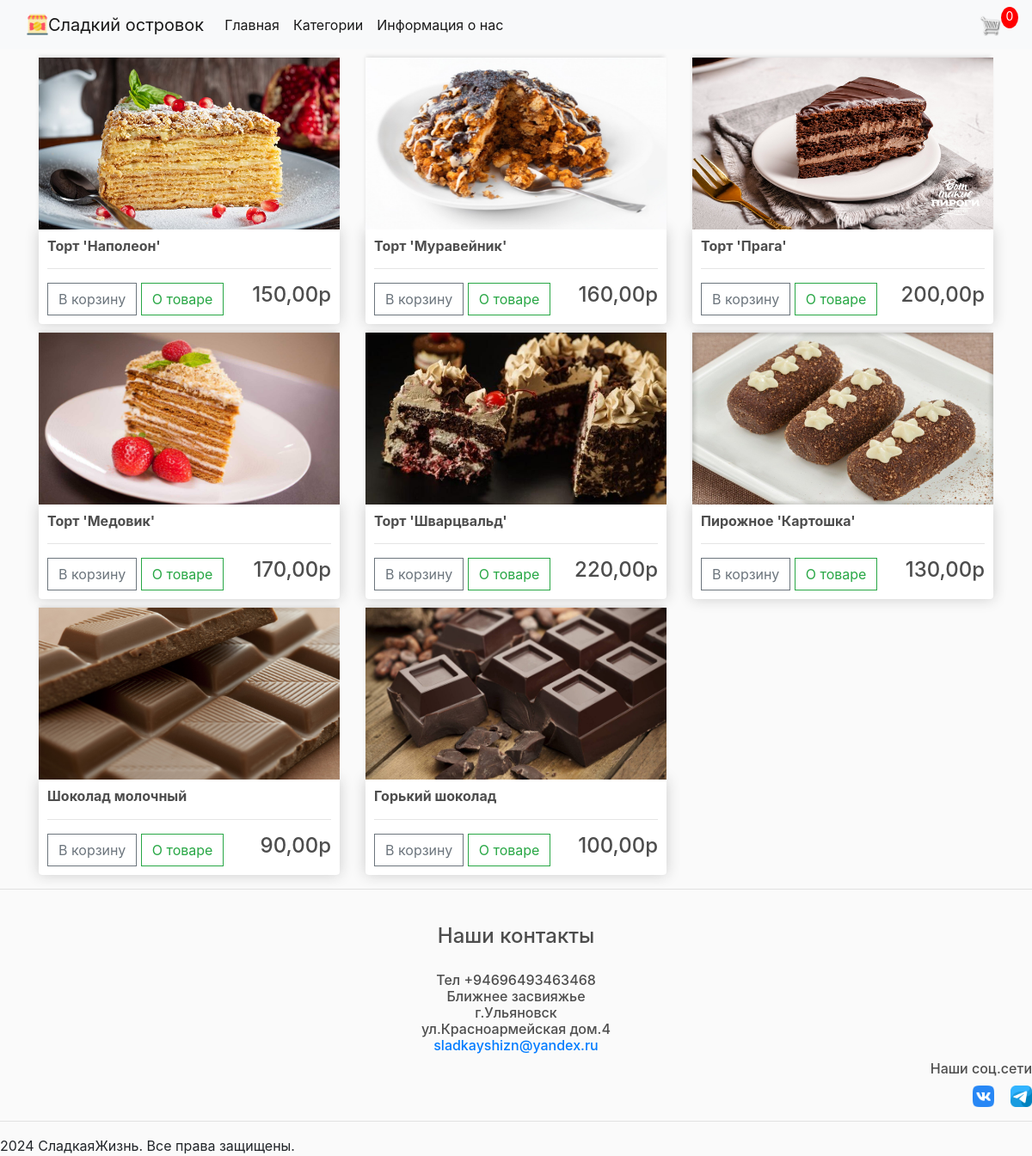
The app's page / (signed in) with its own data.
### store/models.py (models this page shows, shortened)
class Product(models.Model):
    name = models.CharField(max_length=200, null=True)
    price = models.DecimalField(max_digits=7, decimal_places=2)
    digital = models.BooleanField(default=False, null=True, blank=False)
    image = models.ImageField(null=True, blank=True)
    category = models.ForeignKey('Category', on_delete=models.SET_NULL, null=True)  # SET_NULL временно
    description = models.TextField(default='описание')
    @property
    def imageURL(self):
        try:
            url = self.image.url
        except:
            url = ''
        return url

### store/views.py (the view)
# urls.py: path('', include('store.urls'))
def store(request):
    data = cartData(request)
    cartItems = data['cartItems']
    products = Product.objects.all()
    context = {'products': products, 'cartItems': cartItems}
    return render(request, 'store/store.html', context)

### store/models.py (called while the page is built)
    @property
    def get_cart_items(self):
        orderitems = self.orderitem_set.all()
        total = sum([item.quantity for item in orderitems])
        return total

### store/utils.py (called while the page is built)
def cartData(request):
    if request.user.is_authenticated:
        customer = request.user.customer
        order, created = Order.objects.get_or_create(customer=customer, complete=False)
        items = order.orderitem_set.all()
        cartItems = order.get_cart_items
    else:
        cookieData = cookieCart(request)
        cartItems = cookieData['cartItems']
        order = cookieData['order']
        items = cookieData['items']
    return {'cartItems': cartItems, 'order': order, 'items': items}

### store/templates/store/store.html
{% extends 'store/main.html' %}
{% load static %}
{% block content %}
    <div class="row">
        {% for product in products %}
        <div class="col-lg-4">
            <img class="thumbnail" src="{{product.imageURL}}">
            <div class="box-element product">
                <h6><strong>{{product.name}}</strong></h6>
                <hr>
                <button data-product="{{product.id}}" data-action="add" class="btn btn-outline-secondary add-btn update-cart">В корзину</button>
                <a class="btn btn-outline-success" href="{% url 'description_page' product.id %}">О товаре</a>
                <h4 style="display: inline-block; float: right">{{product.price|floatformat:2}}р</h4>
            </div>
        </div>
        {% endfor %}
    </div>
{% endblock content %}

### static/css/main.css (style rules this page uses)
body { background-color: hsl(0, 0%, 98%); }
h1,h2,h3,h4,h5,h6 { color:hsl(0, 0%, 30%); }
.box-element { box-shadow:hsl(0, 0%, 80%) 0 0 16px; background-color: #fff; border-radius: 4px; padding: 10px; }
.thumbnail { width: 100%; height: 200px; -webkit-box-shadow: -1px -3px 5px -2px rgba(214,214,214,1); -moz-box-shadow: -1px -3px 5px -2px rgba(214,214,214,1); box-shadow: -1px -3px 5px -2px rgba(214,214,214,1); }
.product { border-radius: 0 0 4px 4px; }
.col-lg-4, .col-lg-6, .col-lg-8, .col-lg-12 { margin-top: 10px; }
.btn { border-radius: 0; }

### records on screen
Product: imageURL (picture), name "Торт 'Наполеон'", price "150,00"
Product: imageURL (picture), name "Торт 'Муравейник'", price "160,00"
Product: imageURL (picture), name "Торт 'Прага'", price "200,00"
Product: imageURL (picture), name "Торт 'Медовик'", price "170,00"
Product: imageURL (picture), name "Торт 'Шварцвальд'", price "220,00"
Product: imageURL (picture), name "Пирожное 'Картошка'", price "130,00"
Product: imageURL (picture), name "Шоколад молочный", price "90,00"
Product: imageURL (picture), name "Горький шоколад", price "100,00"

### other values on screen
{{ cartItems }} "0"
